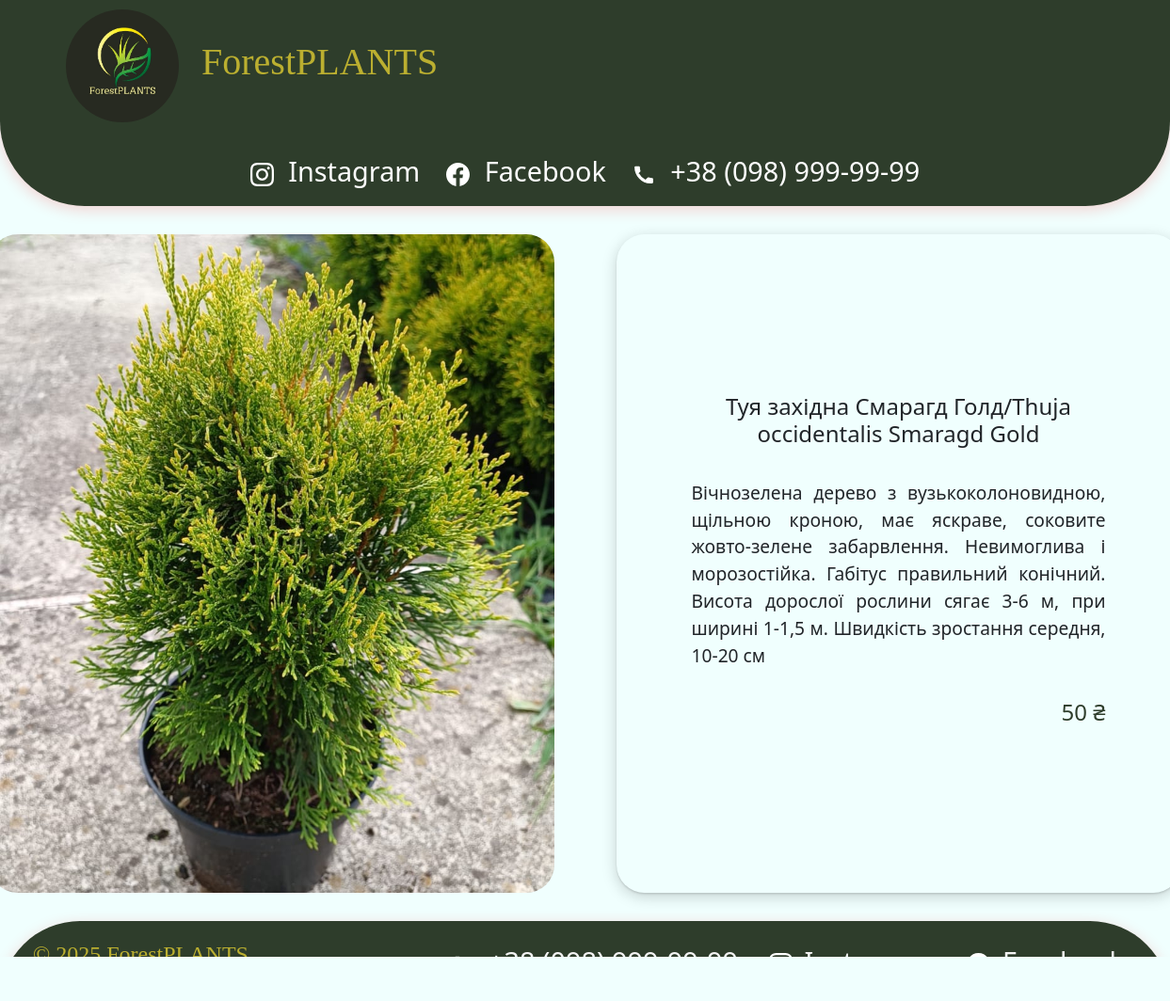
/category/3/product/1/, run on an earlier commit of the app's database.
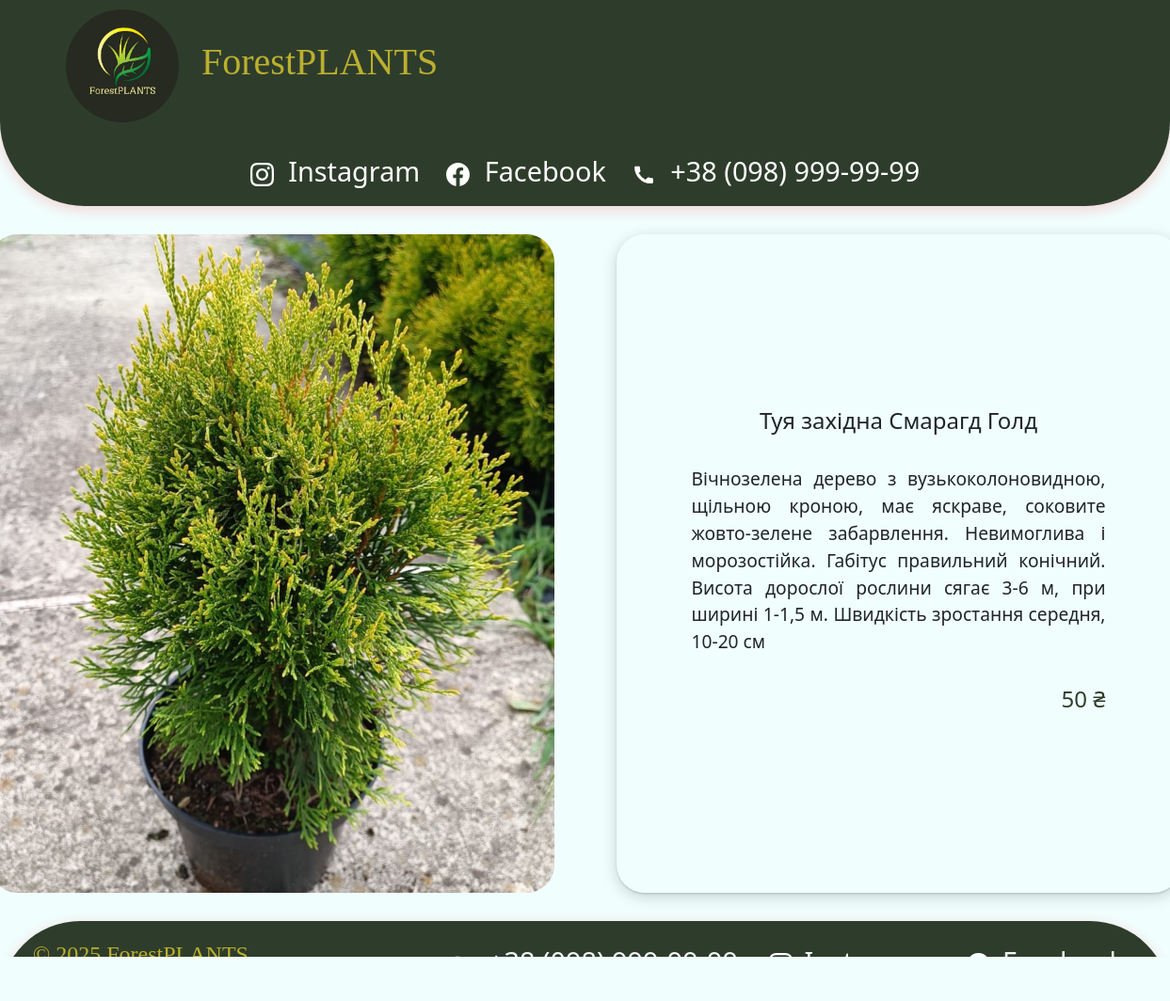
And on a later commit of the database.
### main/models.py (models this page shows, shortened)
class Product(models.Model):
    category = models.ForeignKey(Category, on_delete=models.CASCADE, related_name='%(class)ss')
    image = models.ImageField(upload_to='products/', null=True, blank=True)
    image_1 = models.ImageField(upload_to='products/', null=True, blank=True)
    image_2= models.ImageField(upload_to='products/', null=True, blank=True)
    image_3 = models.ImageField(upload_to='products/', null=True, blank=True)
    image_4 = models.ImageField(upload_to='products/', null=True, blank=True)
    image_5 = models.ImageField(upload_to='products/', null=True, blank=True)
    name = models.CharField(max_length=250, null=True, blank=True)
    description = models.TextField(null=True, blank=True)
    price = models.CharField(max_length=250, null=True, blank=True)

### main/views.py (the view)
# urls.py: path('category/<int:category_id>/product/<int:product_id>/', views.product_detail, name='product_detail'),
def product_detail(request, category_id, product_id):
    category = get_object_or_404(Category, id=category_id)
    product = get_object_or_404(Product, id=product_id, category=category)
    return render(request, 'main/product_detail.html', {
        'lviv': False,
        'product': product,
        'category': category
    })

### main/templates/main/product_detail.html (shortened to what this page needs)
{% extends 'main/dad.html' %}
{% block body %}
<div class="product-detail">
  {% if product.image %}
  <img class="product-detail-img" src="{{ product.image.url }}" alt="{{ product.name }}">
  {% endif %}
  <div class="product-info">
    {% if  product.name  %}
    <h3 class="product-detail-name">{{ product.name }}</h3>
    {% endif %}
    {% if product.description %}
    <p>{{ product.description|linebreaks }}</p>
    {% endif %}
    {% if product.price %}
      <h2 class="price">{{ product.price }} ₴</h2>
    {% endif %}
  </div>
</div>
{% endblock %}

What changed in the data, as far as the page shows it:
changed Product: name "Туя західна Смарагд Голд/Thuja occidentalis Smaragd Gold" → "Туя західна Смарагд Голд"
